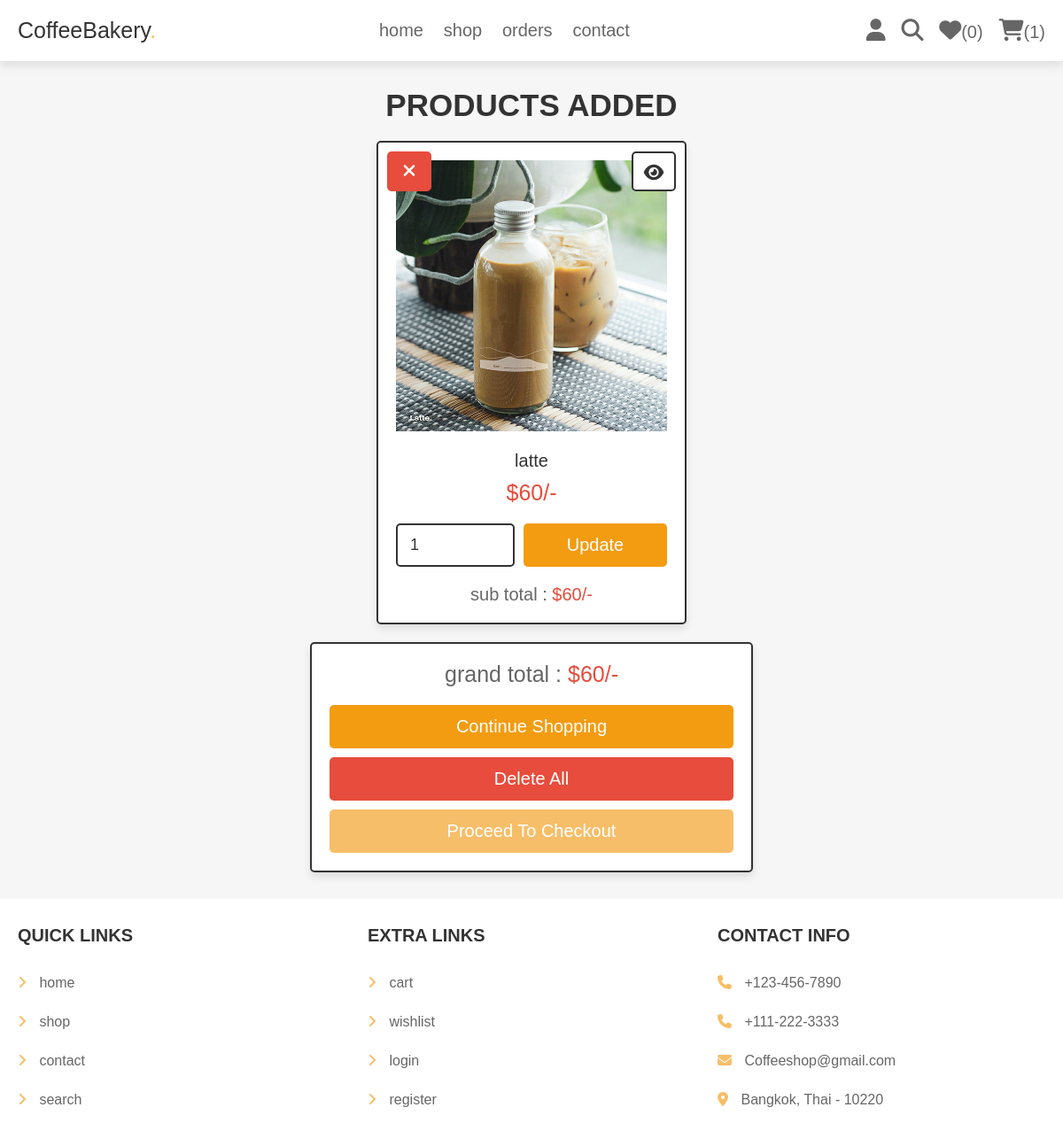
The app's page /cart.php (signed in) with its own data.
### tables this page shows
CREATE TABLE `cart` (
  `id` int(100) NOT NULL,
  `user_id` int(100) NOT NULL,
  `pid` int(100) NOT NULL,
  `name` varchar(100) NOT NULL,
  `price` int(100) NOT NULL,
  `cost` int(11) NOT NULL,
  `quantity` int(100) NOT NULL,
  `image` varchar(100) NOT NULL
);

### cart.php (the view, shortened to what this page needs)
<?php
@include 'config.php';
$user_id = $_SESSION['user_id'];
?>
<!DOCTYPE html>
<html lang="en">
<head>
   <link rel="stylesheet" href="https://cdnjs.cloudflare.com/ajax/libs/font-awesome/6.1.1/css/all.min.css">
   <link rel="stylesheet" href="css/style.css">
</head>
<body>
<?php include 'header.php'; ?>
<section class="shopping-cart">
   <h1 class="title">products added</h1>
   <div class="box-container">
   <?php
      $grand_total = 0;
      $select_cart = $conn->prepare("SELECT * FROM `cart` WHERE user_id = ?");
      $select_cart->execute([$user_id]);
      if($select_cart->rowCount() > 0){
         while($fetch_cart = $select_cart->fetch(PDO::FETCH_ASSOC)){
   ?>
   <form action="" method="POST" class="box">
      <a href="cart.php?delete=<?= $fetch_cart['id']; ?>" class="fas fa-times" onclick="return confirm('delete this from cart?');"></a>
      <a href="view_page.php?pid=<?= $fetch_cart['pid']; ?>" class="fas fa-eye"></a>
      <img src="uploaded_img/<?= $fetch_cart['image']; ?>" alt="">
      <div class="name"><?= $fetch_cart['name']; ?></div>
      <div class="price">$<?= $fetch_cart['price']; ?>/-</div>
      <div class="flex-btn">
         <input type="number" min="1" value="<?= $fetch_cart['quantity']; ?>" class="qty" name="p_qty">
         <input type="submit" value="update" name="update_qty" class="option-btn">
      </div>
      <div class="sub-total"> sub total : <span>$<?= $sub_total = ($fetch_cart['price'] * $fetch_cart['quantity']); ?>/-</span> </div>
   </form>
   <?php
      $grand_total += $sub_total;
      }
   }else{
      echo '<p class="empty">your cart is empty</p>';
   }
   ?>
   </div>
   <div class="cart-total">
      <p>grand total : <span>$<?= $grand_total; ?>/-</span></p>
      <a href="shop.php" class="option-btn">continue shopping</a>
      <a href="cart.php?delete_all" class="delete-btn <?= ($grand_total > 1)?'':'disabled'; ?>">delete all</a>
      <a href="checkout.php" class="btn <?= ($grand_total > 1)?'':'disabled'; ?>">proceed to checkout</a>
   </div>
</section>
<?php include 'footer.php'; ?>
</body>
</html>

### css/style.css (style rules this page uses)
.shopping-cart .box-container { display: grid; grid-template-columns: repeat(auto-fit, 35rem); gap:1.5rem; justify-content: center; align-items: flex-start; }
.shopping-cart .box-container .box { padding:2rem; text-align: center; border:var(--border); background-color: var(--white); box-shadow: var(--box-shadow); border-radius: .5rem; position: relative; }
.shopping-cart .box-container .box .price { padding:1rem 0; color:var(--red); font-size: 2.5rem; }
.shopping-cart .box-container .box .fa-eye { position: absolute; top:1rem; right:1rem; border-radius: .5rem; height: 4.5rem; line-height: 4.3rem; width: 5rem; border:var(--border); color:var(--black); font-size: 2rem; background-color: var(--white); }
.shopping-cart .box-container .box .fa-times { position: absolute; top:1rem; left:1rem; border-radius: .5rem; height: 4.5rem; line-height: 4.3rem; width: 5rem; color:var(--white); font-size: 2rem; background-color: var(--red); }
.shopping-cart .box-container .box img { width: 100%; margin-bottom: 1rem; }
.shopping-cart .box-container .box .name { font-size: 2rem; color:var(--black); padding-top: 1rem; }
.shopping-cart .box-container .box .qty { margin-top: 1rem; border-radius: .5rem; padding:1.2rem 1.4rem; font-size: 1.8rem; color:var(--black); border:var(--border); width: 100%; }
.shopping-cart .box-container .sub-total { margin-top: 2rem; font-size: 2rem; color:var(--light-color); }
.shopping-cart .box-container .sub-total span { color:var(--red); }
.shopping-cart .cart-total { max-width: 50rem; margin: 0 auto; margin-top: 2rem; padding:2rem; text-align: center; border:var(--border); background-color: var(--white); box-shadow: var(--box-shadow); border-radius: .5rem; }
.shopping-cart .cart-total p { margin-bottom: 2rem; font-size: 2.5rem; color:var(--light-color); }
.shopping-cart .cart-total p span { color:var(--red); }

### css/components.css (style rules this page uses)
:root { ---green: rgb(247, 190, 105); --orange:#f39c12; --red:#e74c3c; --black:#333; --light-color:#666; --white:#fff; --light-bg:#f6f6f6; --border:.2rem solid var(--black); --box-shadow:0 .5rem 1rem rgba(0,0,0,.1); }
* { font-family: 'Rubik', sans-serif; margin:0; padding:0; box-sizing: border-box; outline: none; border:none; text-decoration: none; color:var(--black); }
body { background-color: var(--light-bg); }
html { font-size: 62.5%; overflow-x: hidden; scroll-behavior: smooth; scroll-padding-top: 6.5rem; }
section { padding:3rem 2rem; max-width: 1200px; margin:0 auto; }
.btn, .delete-btn, .option-btn { display: block; width: 100%; margin-top: 1rem; border-radius: .5rem; color:var(--white); font-size: 2rem; padding:1.3rem 3rem; text-transform: capitalize; cursor: pointer; text-align: center; }
.btn { background-color:rgb(247, 190, 105); }
.delete-btn { background-color: var(--red); }
.option-btn { background-color: var(--orange); }
.flex-btn { display: flex; flex-wrap: wrap; gap:1rem; }
.flex-btn > * { flex:1; }
.title { text-align: center; margin-bottom: 2rem; text-transform: uppercase; color:var(--black); font-size: 3.5rem; }

### records on screen
cart: image (picture), name "latte", price "60", p_qty "1"

### other values on screen
$count_wishlist_items->rowCount() "0"
$count_cart_items->rowCount() "1"
$grand_total "60"
